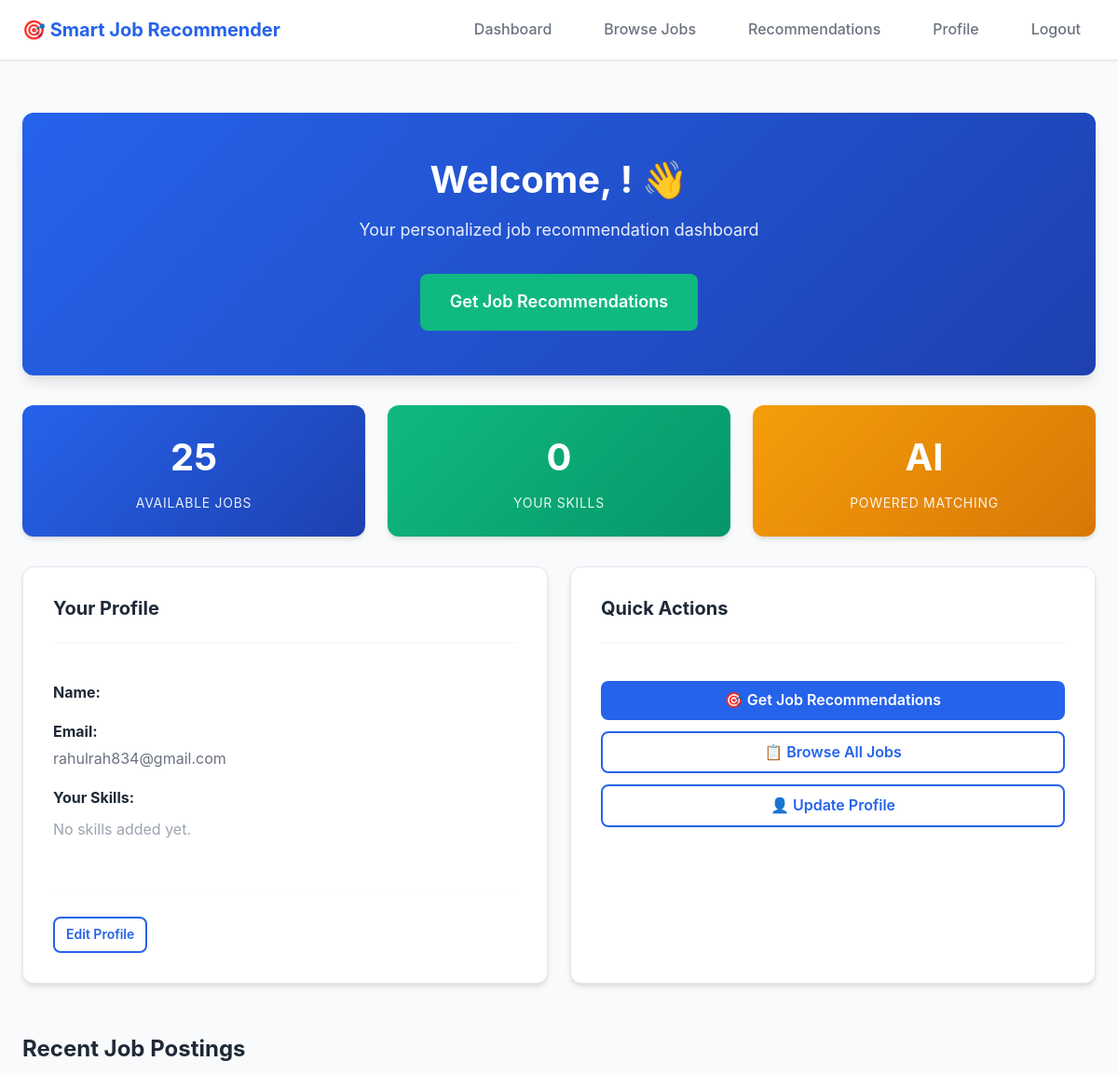
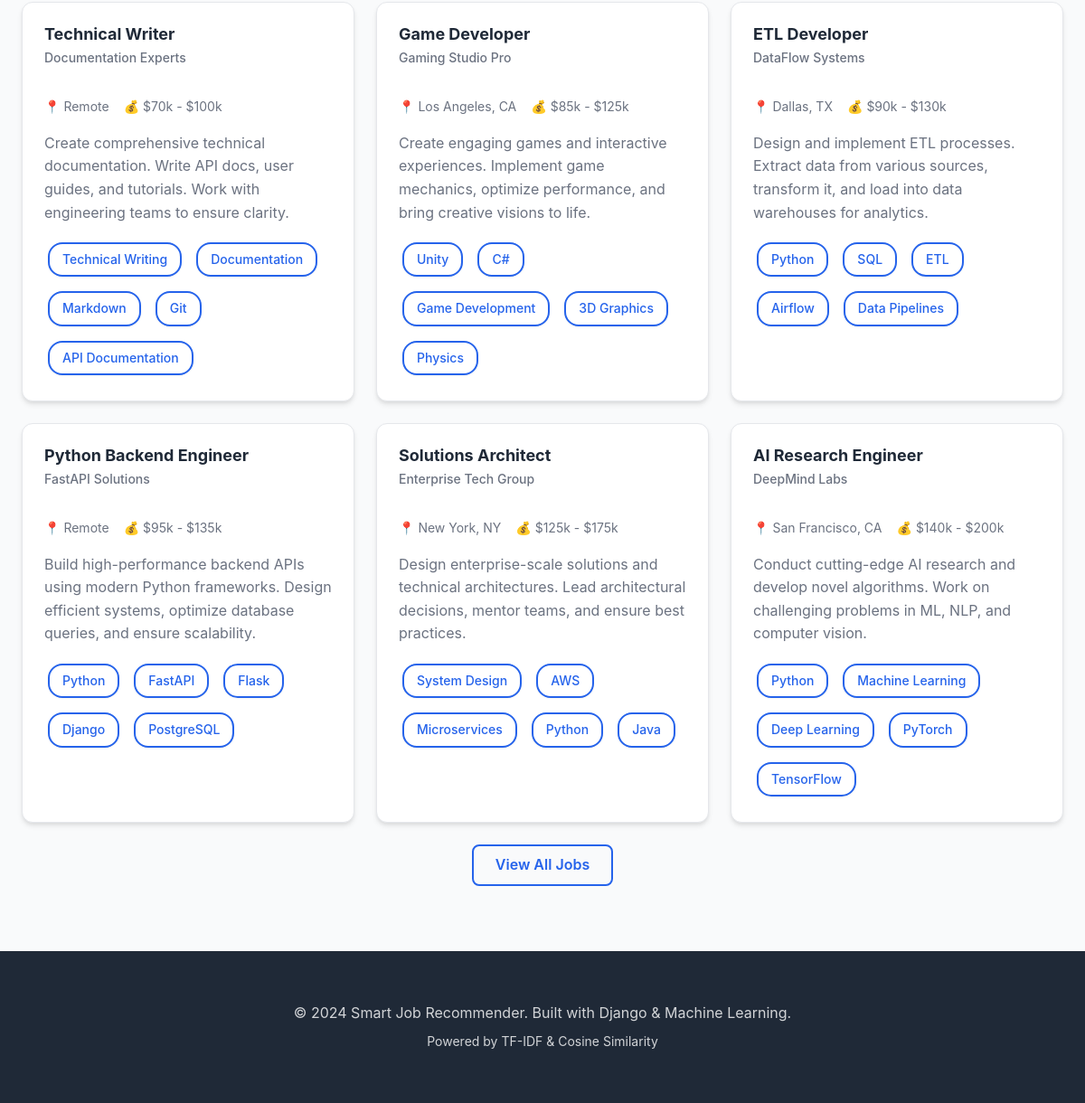
The app's page /dashboard/ (signed in) with its own data (2 pictures, top to bottom).
### accounts/models.py (models this page shows, shortened)
class UserProfile(models.Model):
    user = models.OneToOneField(User, on_delete=models.CASCADE, related_name='profile')
    skills = models.TextField(
        help_text="Enter your skills separated by commas (e.g., Python, Django, Machine Learning)"
    )
    bio = models.TextField(blank=True, null=True, help_text="Brief description about yourself")
    created_at = models.DateTimeField(auto_now_add=True)
    updated_at = models.DateTimeField(auto_now=True)
    class Meta:
        verbose_name = "User Profile"
        verbose_name_plural = "User Profiles"
    def get_skills_list(self):
        if self.skills:
            return [skill.strip() for skill in self.skills.split(',') if skill.strip()]
        return []

### jobs/models.py (models this page shows, shortened)
class Job(models.Model):
    title = models.CharField(max_length=200, help_text="Job title/position name")
    required_skills = models.TextField(
        help_text="Required skills separated by commas (e.g., Python, Django, REST API)"
    )
    description = models.TextField(help_text="Detailed job description")
    company = models.CharField(max_length=200, default="Not Specified")
    location = models.CharField(max_length=200, default="Remote", blank=True)
    salary_range = models.CharField(max_length=100, blank=True, null=True)
    is_active = models.BooleanField(default=True, help_text="Is this job currently active?")
    created_at = models.DateTimeField(auto_now_add=True)
    updated_at = models.DateTimeField(auto_now=True)
    class Meta:
        verbose_name = "Job"
        verbose_name_plural = "Jobs"
        ordering = ['-created_at']
    def get_skills_list(self):
        if self.required_skills:
            return [skill.strip() for skill in self.required_skills.split(',') if skill.strip()]
        return []
    def get_short_description(self):
        if len(self.description) > 150:
            return self.description[:150] + '...'
        return self.description

### jobs/views.py (the view)
# urls.py: path('dashboard/', views.dashboard_view, name='dashboard'),
@login_required
def dashboard_view(request):
    try:
        profile = request.user.profile
    except UserProfile.DoesNotExist:
        profile = UserProfile.objects.create(user=request.user, skills='')
        messages.warning(request, 'Please update your profile with your skills to get job recommendations.')
    recent_jobs = Job.objects.filter(is_active=True)[:6]
    context = {
        'profile': profile,
        'recent_jobs': recent_jobs,
        'total_jobs': Job.objects.filter(is_active=True).count(),
    }
    return render(request, 'jobs/dashboard.html', context)

### templates/jobs/dashboard.html (shortened to what this page needs)
{% extends 'base.html' %}
{% block content %}
<div class="container" style="margin-top: 2rem;">
    <div class="hero">
        <h1>Welcome, {{ user.first_name }}! 👋</h1>
        <p>Your personalized job recommendation dashboard</p>
        <a href="{% url 'jobs:recommendations' %}" class="btn btn-secondary btn-lg">Get Job Recommendations</a>
    </div>
    <div class="stats-grid">
        <div class="stat-card">
            <span class="stat-value">{{ total_jobs }}</span>
            <span class="stat-label">Available Jobs</span>
        </div>
        <div class="stat-card" style="background: linear-gradient(135deg, #10b981, #059669);">
            <span class="stat-value">{{ profile.get_skills_list|length }}</span>
            <span class="stat-label">Your Skills</span>
        </div>
        <div class="stat-card" style="background: linear-gradient(135deg, #f59e0b, #d97706);">
            <span class="stat-value">AI</span>
            <span class="stat-label">Powered Matching</span>
        </div>
    </div>
    <div class="grid grid-2" style="margin-top: 2rem;">
        <div class="card">
            <div class="card-header">
                <h2 class="card-title">Your Profile</h2>
            </div>
            <div class="card-body">
                <div style="margin-bottom: 1rem;">
                    <strong style="color: var(--text-primary);">Name:</strong>
                </div>
                <div style="margin-bottom: 1rem;">
                    <strong style="color: var(--text-primary);">Email:</strong>
                    <p style="margin: 0.25rem 0 0 0;">{{ user.email }}</p>
                </div>
                <div style="margin-bottom: 1rem;">
                    <strong style="color: var(--text-primary);">Your Skills:</strong>
                    <div style="margin-top: 0.5rem;">
                        {% if profile.get_skills_list %}
                            {% for skill in profile.get_skills_list %}
                                <span class="skill-tag">{{ skill }}</span>
                            {% endfor %}
                        {% else %}
                            <p style="color: var(--text-light); margin: 0;">No skills added yet.</p>
                        {% endif %}
                    </div>
                </div>
            </div>
            <div class="card-footer">
                <a href="{% url 'accounts:profile' %}" class="btn btn-outline btn-sm">Edit Profile</a>
            </div>
        </div>
        <div class="card">
            <div class="card-header">
                <h2 class="card-title">Quick Actions</h2>
            </div>
            <div class="card-body">
                <div style="display: flex; flex-direction: column; gap: 0.75rem;">
                    <a href="{% url 'jobs:recommendations' %}" class="btn btn-primary btn-block">
                        🎯 Get Job Recommendations
                    </a>
                    <a href="{% url 'jobs:job_list' %}" class="btn btn-outline btn-block">
                        📋 Browse All Jobs
                    </a>
                    <a href="{% url 'accounts:profile' %}" class="btn btn-outline btn-block">
                        👤 Update Profile
                    </a>
                </div>
            </div>
        </div>
    </div>
    <div style="margin-top: 2rem;">
        <h2>Recent Job Postings</h2>
        {% if recent_jobs %}
            <div class="grid grid-2" style="margin-top: 1rem;">
                {% for job in recent_jobs %}
                <div class="job-card" onclick="window.location='{% url 'jobs:job_detail' job.id %}'">
                    <div class="job-card-header">
                        <div>
                            <h3 class="job-title">{{ job.title }}</h3>
                            <p class="job-company">{{ job.company }}</p>
                        </div>
                    </div>
                    <div class="job-meta">
                        <span>📍 {{ job.location }}</span>
                        {% if job.salary_range %}
                        <span>💰 {{ job.salary_range }}</span>
                        {% endif %}
                    </div>
                    <p class="job-description">{{ job.get_short_description }}</p>
                    <div class="job-skills">
                        {% for skill in job.get_skills_list|slice:":5" %}
                            <span class="skill-tag skill-tag-outline">{{ skill }}</span>
                        {% endfor %}
                    </div>
                </div>
                {% endfor %}
            </div>
            <div style="text-align: center; margin-top: 1.5rem;">
                <a href="{% url 'jobs:job_list' %}" class="btn btn-outline">View All Jobs</a>
            </div>
        {% else %}
            <div class="empty-state">
                <div class="empty-state-icon">📭</div>
                <h3 class="empty-state-title">No jobs available</h3>
                <p class="empty-state-description">Check back later for new opportunities!</p>
            </div>
        {% endif %}
    </div>
</div>
{% endblock %}

### records on screen
UserProfile: get_skills_list|length "0"
Job: title "Technical Writer", company "Documentation Experts", location "Remote", salary_range "$70k - $100k", get_short_description "Create comprehensive technical documentation. Write API docs, user guides, and tutorials. Work with engineering teams to ensure clarity.", get_skills_list "Technical Writing" "Documentation" "Markdown" "Git" "API Documentation"
Job: title "Game Developer", company "Gaming Studio Pro", location "Los Angeles, CA", salary_range "$85k - $125k", get_short_description "Create engaging games and interactive experiences. Implement game mechanics, optimize performance, and bring creative visions to life.", get_skills_list "Unity" "C#" "Game Development" "3D Graphics" "Physics"
Job: title "ETL Developer", company "DataFlow Systems", location "Dallas, TX", salary_range "$90k - $130k", get_short_description "Design and implement ETL processes. Extract data from various sources, transform it, and load into data warehouses for analytics.", get_skills_list "Python" "SQL" "ETL" "Airflow" "Data Pipelines"
Job: title "Python Backend Engineer", company "FastAPI Solutions", location "Remote", salary_range "$95k - $135k", get_short_description "Build high-performance backend APIs using modern Python frameworks. Design efficient systems, optimize database queries, and ensure scalability.", get_skills_list "Python" "FastAPI" "Flask" "Django" "PostgreSQL"
Job: title "Solutions Architect", company "Enterprise Tech Group", location "New York, NY", salary_range "$125k - $175k", get_short_description "Design enterprise-scale solutions and technical architectures. Lead architectural decisions, mentor teams, and ensure best practices.", get_skills_list "System Design" "AWS" "Microservices" "Python" "Java"
Job: title "AI Research Engineer", company "DeepMind Labs", location "San Francisco, CA", salary_range "$140k - $200k", get_short_description "Conduct cutting-edge AI research and develop novel algorithms. Work on challenging problems in ML, NLP, and computer vision.", get_skills_list "Python" "Machine Learning" "Deep Learning" "PyTorch" "TensorFlow"

### other values on screen
{{ total_jobs }} "25"
{{ user.email }} "rahulrah834@gmail.com"
